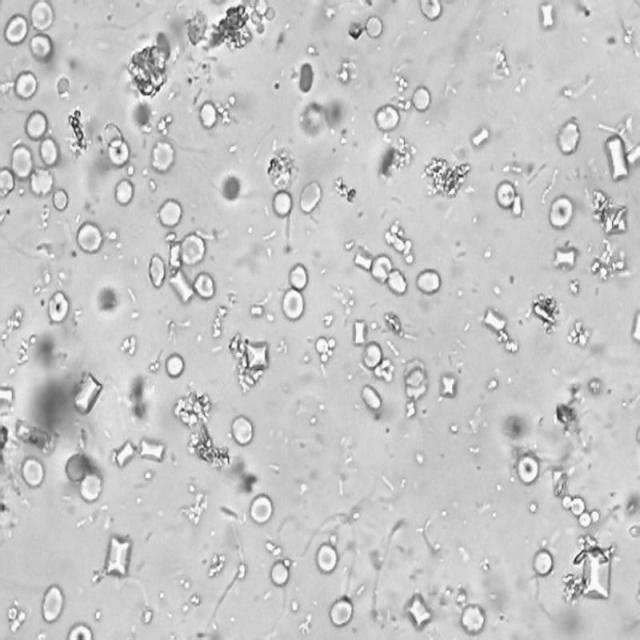
#> input picture frontend/src/assets/assets/c2.jpg, 640 x 640 px
$ python -i detect_rbc.py   (imports and definitions only)
#> lines starting #> are read from the running program, lines starting #| are printed output that depends on the picture; after the words box and inside, x2 and y2 are one past the last pixel; in counts of white or black regions, pixels touching at a corner belong together
#> further down, picture is the input picture: shape (640, 640, 3); min 30, max 255, mean 199
import cv2
import numpy as np

def detect_rbc(image):
    """
    Input: PIL image
    Output: list of bounding boxes [(x, y, w, h), ...]
    """
    img = np.array(image)
    gray = cv2.cvtColor(img, cv2.COLOR_RGB2GRAY)

    # Smooth image
    blur = cv2.GaussianBlur(gray, (5, 5), 0)

    # Binary threshold
    _, thresh = cv2.threshold(
        blur, 0, 255, cv2.THRESH_BINARY_INV + cv2.THRESH_OTSU
    )
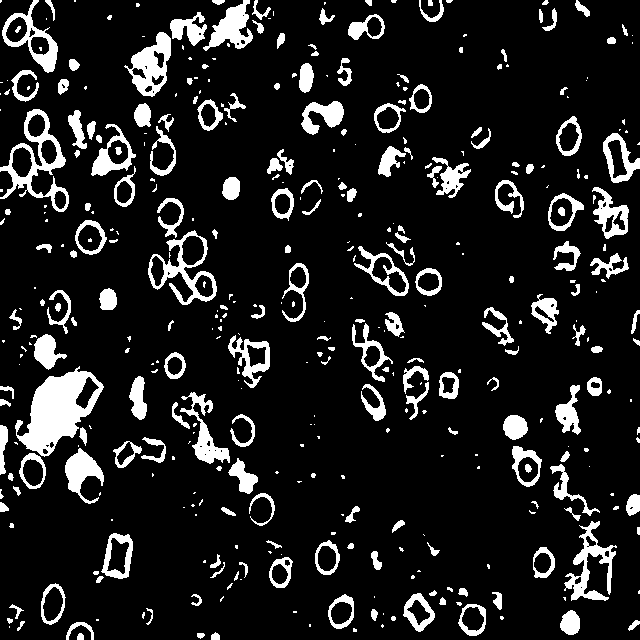
#> thresh: shape (640, 640); 12.2% white; 404 white regions (200 under 20 px), largest, box (x1, y1, x2, y2) and area: (15, 366, 104, 457) 3818, (0, 109, 69, 212) 1881, (124, 32, 171, 97) 1455

    # Remove small noise
    kernel = cv2.getStructuringElement(cv2.MORPH_ELLIPSE, (3, 3))
    opening = cv2.morphologyEx(thresh, cv2.MORPH_OPEN, kernel, iterations=2)
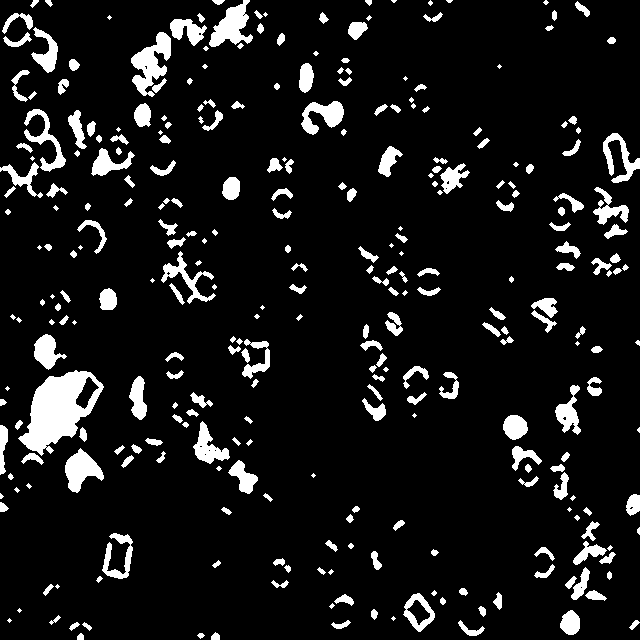
#> opening: shape (640, 640); 9.2% white; 302 white regions (58 under 20 px)

    # Find contours
    contours, _ = cv2.findContours(
        opening, cv2.RETR_EXTERNAL, cv2.CHAIN_APPROX_SIMPLE
    )
#> contours = 302 contours, 91 with area under 20; largest, box (x1, y1, x2, y2) and area: (18, 370, 104, 456) 3892, (131, 32, 171, 97) 1160, (209, 0, 253, 47) 977, (65, 448, 104, 493) 884, (403, 593, 435, 632) 724

    boxes = []

    for cnt in contours:
        area = cv2.contourArea(cnt)

        # Size filter (tune if needed)
        if area < 150 or area > 3000:
            continue

        perimeter = cv2.arcLength(cnt, True)
        if perimeter == 0:
            continue

        # Circularity measure
        circularity = 4 * np.pi * (area / (perimeter * perimeter))
        if circularity < 0.6:
            continue

        x, y, w, h = cv2.boundingRect(cnt)
        aspect_ratio = w / float(h)

        # Shape filter
        if aspect_ratio < 0.75 or aspect_ratio > 1.3:
            continue

        boxes.append((x, y, w, h))
#> this loop made 302 passes
#> area on passes 1 to 3: 21, 29.5, 42.5
#> after the loop, boxes = [(560, 610, 20, 25), (403, 593, 32, 39), (503, 415, 25, 25), (99, 288, 18, 22), (222, 177, 18, 23), (348, 22, 20, 18)]

    return boxes

>>> import cv2
>>> picture = cv2.cvtColor(cv2.imread('../../../../../frontend/src/assets/assets/c2.jpg'), cv2.COLOR_BGR2RGB)
>>> result = detect_rbc(picture)
#> result has the same summary as boxes in detect_rbc

$ run again, on frontend/src/assets/assets/c5.jpg
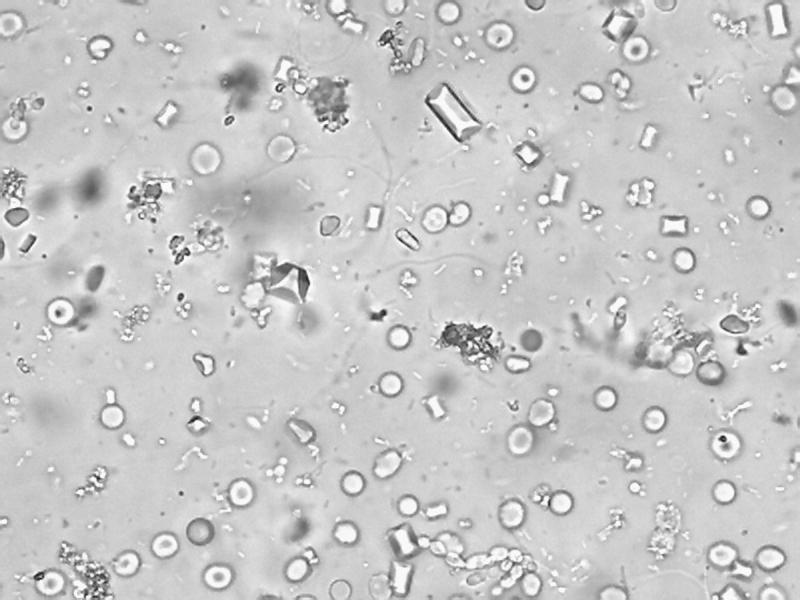
#> input picture frontend/src/assets/assets/c5.jpg, 800 x 600 px
#> picture is the input picture: shape (600, 800, 3); min 19, max 255, mean 199.8
#> in detect_rbc, `_, thresh = cv2.threshold( blur, 0, 255, cv2.THRESH_BINARY_INV + cv2.T..`:
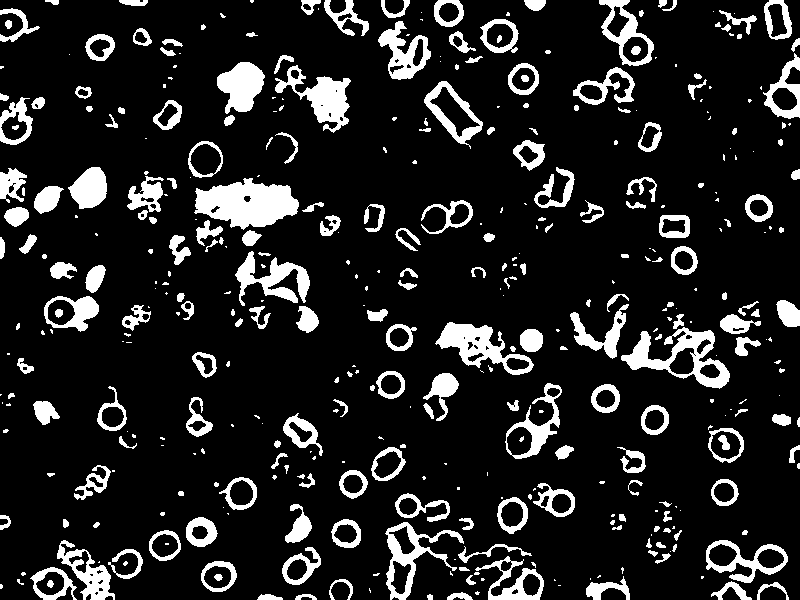
#> thresh: shape (600, 800); 13.7% white; 412 white regions (178 under 20 px), largest, box (x1, y1, x2, y2) and area: (194, 178, 299, 230) 3520, (621, 327, 730, 389) 2376, (435, 322, 534, 375) 2036
#> in detect_rbc, `opening = cv2.morphologyEx(thresh, cv2.MORPH_OPEN, kernel, iterations=2)`:
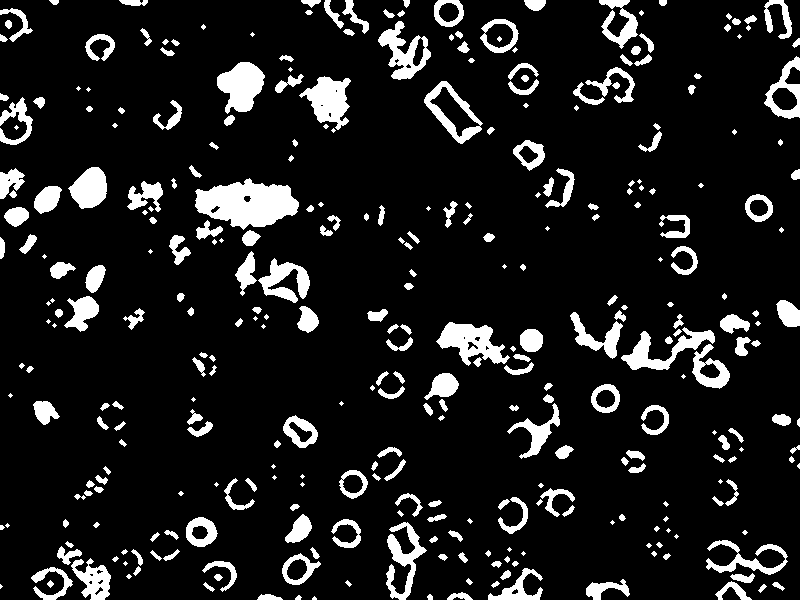
#> opening: shape (600, 800); 11.3% white; 338 white regions (73 under 20 px)
#> contours = 337 contours, 109 with area under 20; largest, box (x1, y1, x2, y2) and area: (195, 178, 299, 230) 3412, (424, 81, 483, 144) 1827, (436, 322, 510, 366) 1592, (217, 62, 265, 114) 1536, (299, 76, 351, 130) 1449
#> the loop in detect_rbc, `for cnt in contours:` made 337 passes
#> area on passes 4 to 6: 84.5, 96.5, 27.5
#> after the loop in detect_rbc, `for cnt in contours:`: boxes = 21 items, first 6: (282, 553, 39, 32), (186, 517, 32, 30), (285, 514, 27, 29), (339, 470, 29, 29), (283, 415, 35, 33), (33, 401, 27, 24)
#> result has the same summary as boxes in detect_rbc
